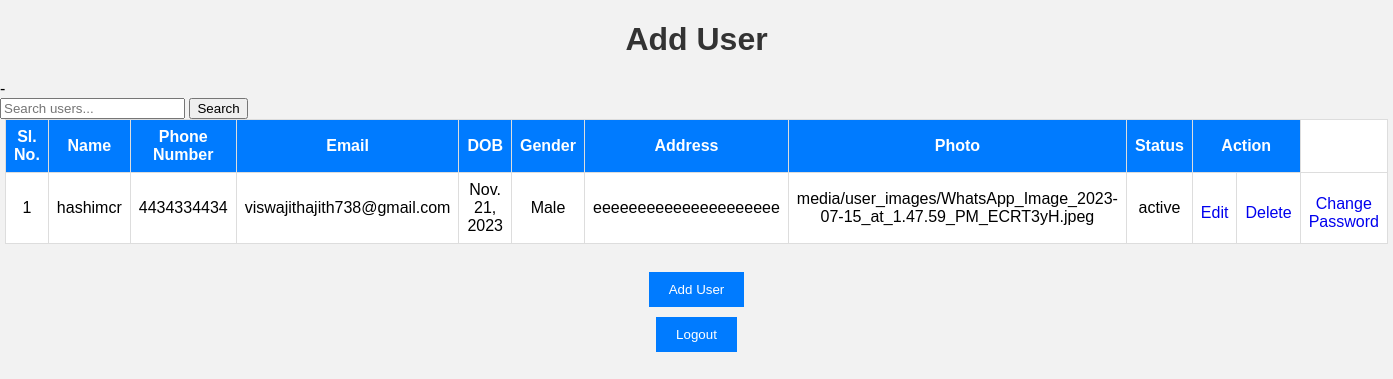
The page /user_interface/user/ (signed in) on the database its author committed.
### user_interface/models.py (models this page shows, shortened)
class MyUser(AbstractBaseUser, PermissionsMixin):
    STA = [
        ('', 'Select Status'),
        ('active', 'Active'),
        ('inactive', 'Inactive'),
    ]
    GENDER_CHOICE = [
        ('Male', 'Male'),
        ('Female', 'Female'),
        ('Other', 'Other')
    ]
    firstname = models.CharField(max_length=50)
    lastname = models.CharField(max_length=50)
    phonenumber = models.CharField(max_length=10)
    dob = models.DateField(null=True, blank=True)
    gender = models.CharField(max_length=20, choices=GENDER_CHOICE)
    address = models.CharField(max_length=100)
    email = models.EmailField(unique=True)
    username = models.CharField(max_length=30, unique=True)
    is_active = models.BooleanField(default=True)
    is_staff = models.BooleanField(default=False)
    is_superuser = models.BooleanField(default=False)
    photo = models.ImageField(upload_to='media/user_images/', blank=True, null=True)
    status = models.CharField(max_length=20, choices=STA)
    USERNAME_FIELD = 'username'
    REQUIRED_FIELDS = ['email']
    objects = BaseUserManager()

### user_interface/views.py (the view)
# urls.py: path('user/', views.user_home, name='user_home'),
def user_home(request):
    query = request.GET.get('q')
    users = MyUser.objects.filter(username=request.user.username)
    if query:
        users = MyUser.objects.filter(
            Q(firstname__icontains=query) | Q(phonenumber__icontains=query) | Q(email__icontains=query),
            username=request.user.username
        )
    return render(request, 'userhome_page.html', {'users': users})

### user_interface/templates/userhome_page.html (shortened to what this page needs)
<!DOCTYPE html>
<html>
<head>
</head>
<body>
    <h1>Add User</h1>-
    <div class="search-container">
        <form action="{% url 'user_home' %}" method="get">
            <input type="text" placeholder="Search users..." name="q">
            <input type="submit" value="Search">
        </form>
    </div>
    <table>
        <thead>
            <tr>
                <th>Sl. No.</th>
                <th>Name</th>
                <th>Phone Number</th>
                <th>Email</th>
                <th>DOB</th>
                <th>Gender</th>
                <th>Address</th>
                <th>Photo</th>
                <th>Status</th>
                <th colspan=2>Action</th>
            </tr>
        </thead>
        <tbody>
            {% for user in users %}
            <tr>
                <td>{{ forloop.counter }}</td>
                <td>{{ user.firstname }}{{ user.lastname }}</td>
                <td>{{ user.phonenumber }}</td>
                <td>{{ user.email }}</td>
                <td>{{ user.dob }}</td>
                <td>{{ user.gender }}</td>
                <td>{{ user.address }}</td>
                <td>{{ user.photo }}</td>
                <td>{{ user.status }}</td>
                <td><a href="{% url 'user_edit' user.id %}">Edit</a></td>
                <td><a href="{% url 'user_delete' user.id %}">Delete</a></td>
                <td><a href="{% url 'change_password' %}">Change Password</a></td>
            </tr>
            {% endfor %}
        </tbody>
    </table>
    <br>
    <a href="{% url 'userform_view' %}"><button>Add User</button></a>
    {% if user.is_authenticated %}
    <a href="{% url 'login_view' %}"><button>Logout</button></a>
    {% endif %}
</body>
</html>

### user_interface/templates/userhome_page.html (style rules this page uses)
body { font-family: Arial, sans-serif; background-color: #f2f2f2; margin: 0; padding: 0; }
h1 { text-align: center; color: #333; }
table { border-collapse: collapse; width: 80%; margin: 0 auto; background-color: #fff; border: 1px solid #ddd; }
th, td { border: 1px solid #ddd; padding: 8px; text-align: center; }
th { background-color: #007BFF; color: #fff; }
button { background-color: #007BFF; color: #fff; border: none; padding: 10px 20px; cursor: pointer; }
a { text-decoration: none; display: block; text-align: center; margin-top: 10px; }

### rows shown on the page
MyUser: firstname "hashim", lastname "cr", phonenumber "4434334434", email "viswajithajith738@gmail.com", dob "Nov. 21, 2023", gender "Male", address "eeeeeeeeeeeeeeeeeeeee", photo "media/user_images/WhatsApp_Image_2023-07-15_at_1.47.59_PM_ECRT3yH.jpeg", status "active"
